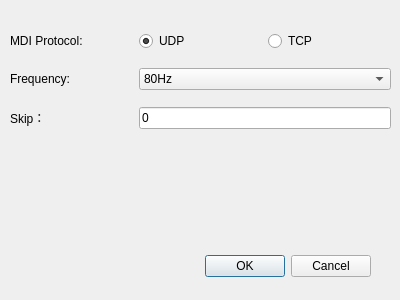
<?xml version="1.0" encoding="UTF-8"?>
<ui version="4.0">
 <class>Config</class>
 <widget class="QDialog" name="Config">
  <property name="geometry">
   <rect>
    <x>0</x>
    <y>0</y>
    <width>400</width>
    <height>300</height>
   </rect>
  </property>
  <property name="windowTitle">
   <string>Dialog</string>
  </property>
  <widget class="QDialogButtonBox" name="buttonBox">
   <property name="geometry">
    <rect>
     <x>30</x>
     <y>250</y>
     <width>341</width>
     <height>32</height>
    </rect>
   </property>
   <property name="font">
    <font>
     <family>Meiryo UI</family>
    </font>
   </property>
   <property name="orientation">
    <enum>Qt::Horizontal</enum>
   </property>
   <property name="standardButtons">
    <set>QDialogButtonBox::Cancel|QDialogButtonBox::Ok</set>
   </property>
  </widget>
  <widget class="QWidget" name="gridLayoutWidget">
   <property name="geometry">
    <rect>
     <x>10</x>
     <y>20</y>
     <width>381</width>
     <height>121</height>
    </rect>
   </property>
   <layout class="QGridLayout" name="gridLayout">
    <item row="1" column="0">
     <widget class="QLabel" name="label">
      <property name="font">
       <font>
        <family>Meiryo UI</family>
        <weight>50</weight>
        <bold>false</bold>
       </font>
      </property>
      <property name="text">
       <string>Frequency:</string>
      </property>
     </widget>
    </item>
    <item row="0" column="0">
     <widget class="QLabel" name="label_protocol">
      <property name="font">
       <font>
        <family>Meiryo UI</family>
       </font>
      </property>
      <property name="text">
       <string>MDI Protocol:</string>
      </property>
     </widget>
    </item>
    <item row="0" column="1">
     <widget class="QRadioButton" name="radioButton_Udp">
      <property name="font">
       <font>
        <family>Meiryo UI</family>
       </font>
      </property>
      <property name="text">
       <string>UDP</string>
      </property>
      <property name="checked">
       <bool>true</bool>
      </property>
     </widget>
    </item>
    <item row="0" column="2">
     <widget class="QRadioButton" name="radioButton_Tcp">
      <property name="font">
       <font>
        <family>Meiryo UI</family>
       </font>
      </property>
      <property name="text">
       <string>TCP</string>
      </property>
     </widget>
    </item>
    <item row="1" column="1" colspan="2">
     <widget class="QComboBox" name="comboBox_freq">
      <property name="font">
       <font>
        <family>Meiryo UI</family>
       </font>
      </property>
      <property name="currentIndex">
       <number>0</number>
      </property>
      <item>
       <property name="text">
        <string>80Hz</string>
       </property>
      </item>
      <item>
       <property name="text">
        <string>40Hz</string>
       </property>
      </item>
      <item>
       <property name="text">
        <string>20Hz</string>
       </property>
      </item>
      <item>
       <property name="text">
        <string>10Hz</string>
       </property>
      </item>
     </widget>
    </item>
    <item row="2" column="0">
     <widget class="QLabel" name="label_2">
      <property name="font">
       <font>
        <family>Meiryo UI</family>
       </font>
      </property>
      <property name="text">
       <string>Skip：</string>
      </property>
     </widget>
    </item>
    <item row="2" column="1" colspan="2">
     <widget class="QLineEdit" name="lineEdit_Skip">
      <property name="font">
       <font>
        <family>Meiryo UI</family>
       </font>
      </property>
      <property name="text">
       <string>0</string>
      </property>
     </widget>
    </item>
   </layout>
  </widget>
 </widget>
 <resources/>
 <connections>
  <connection>
   <sender>buttonBox</sender>
   <signal>accepted()</signal>
   <receiver>Config</receiver>
   <slot>accept()</slot>
   <hints>
    <hint type="sourcelabel">
     <x>248</x>
     <y>254</y>
    </hint>
    <hint type="destinationlabel">
     <x>157</x>
     <y>274</y>
    </hint>
   </hints>
  </connection>
  <connection>
   <sender>buttonBox</sender>
   <signal>rejected()</signal>
   <receiver>Config</receiver>
   <slot>reject()</slot>
   <hints>
    <hint type="sourcelabel">
     <x>316</x>
     <y>260</y>
    </hint>
    <hint type="destinationlabel">
     <x>286</x>
     <y>274</y>
    </hint>
   </hints>
  </connection>
 </connections>
</ui>
